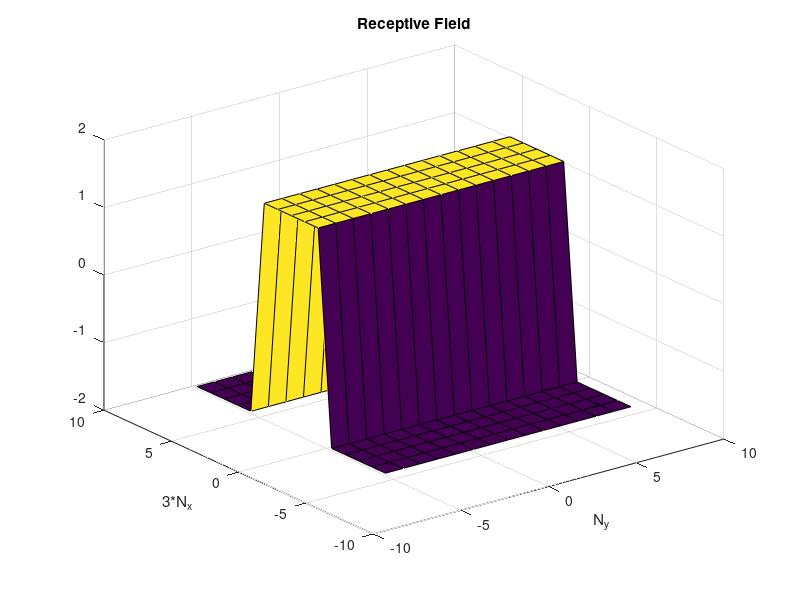

MATLAB code for this plot:
#! /usr/bin/octave -qf
#
# Institution: TU Berlin
# Course:      Modelle zur Informationsverarbeitung im Gehirn - WS2011/2012
# Topic:       Excercise 10 - Hubel-Wiesel-Modell einfacher orientierungsselektiver Zellen
# Author:      Robin Vobruba
#

# Number of ganglia-cells on one axis.
global N_x = 5;
global N_y = -1;

# area of effect in the photo receptros for one ganglia cell
global range = 10;

# Elongationsfaktor
global L = -1;

# Modell-Photorezeptoren xi(i_p, j_p) = [-1 or 1]
global photoRez = [];
global xiRangeX = -1;
global xiRangeY = -1;

# Ganglienzellen (RGC) u(3N_x, N_y)
global gangliaCells = [];
# [1: ON-Zentrum, -1: OFF-Zentrum] see gangliaCells
global gangliaCellsType = [];
global uRangeX = -1;
global uRangeY = -1;

global u_factors = [];


function set_L(new_L)
	global N_x;
	global N_y;
	global L;
	L = new_L;
	N_y = L * N_x;
	initMatrices();
endfunction

function set_N_y(new_N_y)
	global N_x;
	global N_y;
	global L;
	N_y = new_N_y;
	L = N_y / N_x;
	initMatrices();
endfunction

function initMatrices()
	global N_x;
	global N_y;
	global range;
	global photoRez;
	global xiRangeX;
	global xiRangeY;
	global gangliaCells;
	global gangliaCellsType;
	global uRangeX;
	global uRangeY;
	global u_factors;

	uRangeX = (3*N_x - 1) / 2;
	uRangeY = (N_y   - 1) / 2;

	xiRangeX = uRangeX + range;
	xiRangeY = uRangeY + range;

	photoRez = ones(xiRangeX*2 + 1, xiRangeY*2 + 1);

	gangliaCells     = - ones(uRangeX*2 + 1, uRangeY*2 + 1);
	gangliaCellsType = - ones(uRangeX*2 + 1, uRangeY*2 + 1);

	# Set middle 3rd to be ON-center cells
	gangliaCellsType(N_x+1:2*N_x, :) = ones(N_x, columns(gangliaCellsType));

	u_factors = calc_u_factors();
endfunction



function _xi = get_xi(i, j)
	global photoRez;
	global xiRangeX;
	global xiRangeY;
	_xi = photoRez(
			1 + i + xiRangeX,
			1 + j + xiRangeY);
endfunction

function _on = get_isOn(i, j)
	global gangliaCellsType;
	global uRangeX;
	global uRangeY;
	_on = gangliaCellsType(
			1 + i + uRangeX,
			1 + j + uRangeY);
endfunction

function set_u(i, j, u)
	global gangliaCells;
	global uRangeX;
	global uRangeY;
	gangliaCells(
			1 + i + uRangeX,
			1 + j + uRangeY) = u;
endfunction

function _u_factors = calc_u_factors()
	global range;
	_u_factors = [];
	for k = -range:range
		k2 = k^2;
		for l = -range:range
			k2_l2 = k2 + l^2;
			_u_factors(k + range+1, l + range+1) = exp(- k2_l2 / 6) - 1/9 * exp(- k2_l2 / 54);
		endfor
	endfor
endfunction

function _u = calc_u(i, j)
	global u_factors;
	global gangliaCellsType;
	global range;
	filterResults = u_factors .* get_xi(i-range:i+range, j-range:j+range);
	_u = get_isOn(i, j) * sum(filterResults(:));
	set_u(i, j, _u);
endfunction

function _v = calc_v(i, j)
	_v = max(0, calc_u(i, j));
endfunction

function _V = calc_V()
	global N_x;
	global N_y;
	global uRangeX;
	global uRangeY;
	_V = 0;
	for i = -uRangeX:uRangeX
		for j = -uRangeY:uRangeY
			_V += calc_v(i, j);
		endfor
	endfor
	_V *= 1 / (N_x * N_y);
endfunction




# 10.1. a)

set_N_y(15);

calc_V()

surf(-uRangeY:uRangeY, -uRangeX:uRangeX, gangliaCells);
title('Receptive Field');
xlabel("N_y");
ylabel("3*N_x");
print('receptiveField.png');



# 10.1. b)
